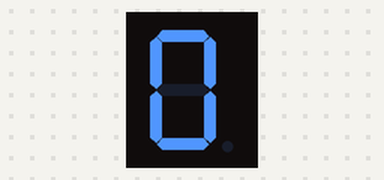
A program run on a simulated Raspberry Pi (BCM pin numbers). Parts: 1-digit seven-segment display. What the program prints to the terminal is not drawn.

Above: at 0.2 s.
At 1.4 s:
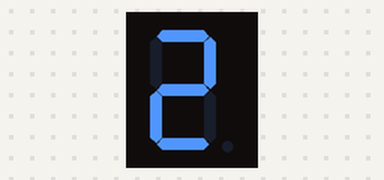
At 2.5 s:
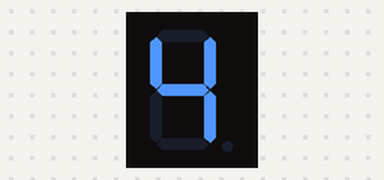
At 4.8 s:
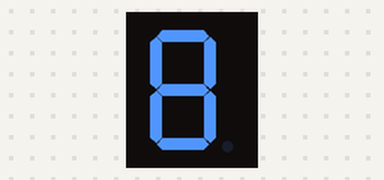
At 7.2 s:
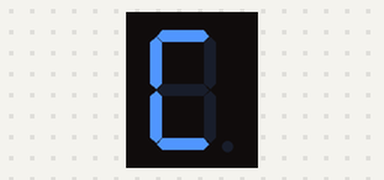
At 9.5 s:
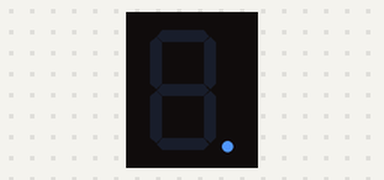

The program:

SevenSegmentDisplay3.py
```python
# Filename: SevenSegmentDisplay3.py
# Project: Freenove kit using pigpio C and Python library
# Description: control a 7-segment display with a  74HC595 shift register
# Author: JudaV
# date: october 2024

import pigpio
import time

pi = pigpio.pi()

data_pin = 17  # connected to DS (14 on the IC)  - Serial data Input
latch_pin = 27  # connected to ST-CP (12 on the IC)  - Parallel update output: when its electrical level is rising,
#     it will update the parallel data output.
clock_pin = 22  # connected to SH_CP (11 on the IC) - Serial shift clock: when its electrical level is
# rising, serial data input register will do a shift.
pins = [data_pin, latch_pin, clock_pin]
num = [
    0xC0,
    0xF9,
    0xA4,
    0xB0,
    0x99,
    0x92,
    0x82,
    0xF8,
    0x80,
    0x90,
    0x88,
    0x83,
    0xC6,
    0xA1,
    0x86,
    0x8E,
    0x7F,
    0x7F,
    0x7F,
]


def setup():
    for pin in pins:
        pi.set_mode(pin, pigpio.OUTPUT)


def clear_leds():
    """send 8 zero 's"""
    pi.write(latch_pin, 0)
    i = 0
    while i < 8:
        pi.write(clock_pin, 0)
        pi.write(data_pin, 1)
        i += 1
        time.sleep(0.01)
        pi.write(clock_pin, 1)
    pi.write(latch_pin, 1)


def loop():
    # this will count the leds from 0 (leds out) tot 255 (all leds)
    while True:
        for x in num:
            pi.write(latch_pin, 0)
            for i in range(7, -1, -1):  # count back from 7 to 0 because:
                # Define segment “A” as the lowest level, the segment “DP” as the highest level,
                # that is, from high to low: “DP”, “G”, “F”, “E”, “D”, “C”, “B”, “A”.
                # And character "0" corresponds to the code: 1100 0000b=0xc0.
                bit = x >> i & 1  # rightshift value and bitmask 1 gives the last bit
                pi.write(clock_pin, 0)
                pi.write(data_pin, bit)
                time.sleep(0.01)
                pi.write(clock_pin, 1)
            pi.write(latch_pin, 1)
            time.sleep(0.5)


def destroy():
    clear_leds()
    pi.stop()
    print("\nprogram terminated\n")


if __name__ == "__main__":  # Program entrance
    print("Program is starting...")
    setup()
    try:
        loop()
    except KeyboardInterrupt:  # Press ctrl-c to end the program.
        destroy()
```

Measured:
- by itself, everything shown: repeats every 11.0 s, in 17 steps
- what the display in image 0 shows lasts 0.6 s, from 0.1 s to 0.7 s
- what the display in image 5 shows lasts 1.7 s, from 9.5 s to 11.2 s
